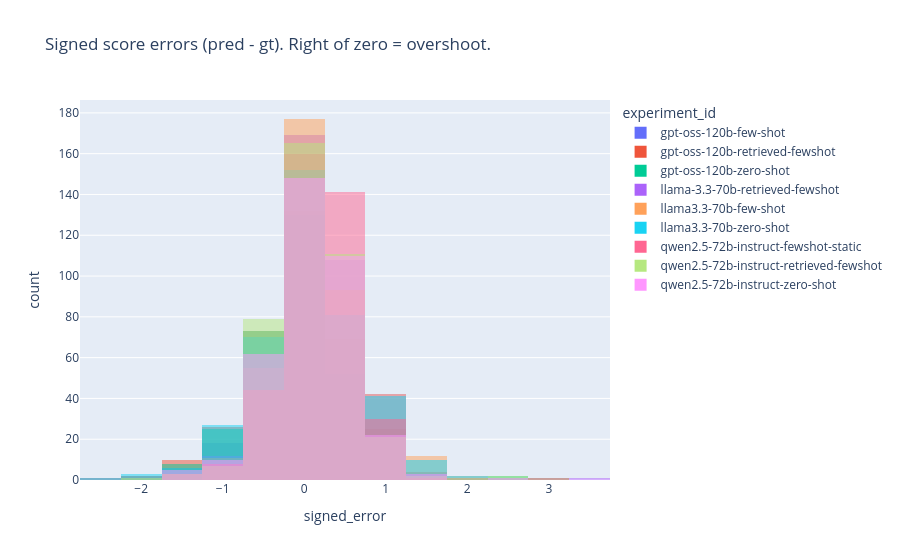

This figure's notebook cell:
### Markdown cell above
## 1. Score-regression error analysis

Signed-error histogram (positive = model overshoots), then the worst N misses with the actual post text.

### Code cell
rows = []
for eid, df in runs.items():
    rel = relevant_rows(df).dropna(subset=["pred_score"])
    rows.extend(
        {"experiment_id": eid, "signed_error": float(p - g)}
        for p, g in zip(rel["pred_score"], rel["gt_score"])
    )
err_df = pd.DataFrame(rows)
if err_df.empty:
    print("no scored predictions yet")
else:
    fig = px.histogram(
        err_df, x="signed_error", color="experiment_id",
        barmode="overlay", nbins=30,
        title="Signed score errors (pred - gt). Right of zero = overshoot.",
    )
    fig.show()

### Figure 1 — Plotly figure (JSON) as saved in the notebook; plotly's stock layout.template omitted (floating-point values rounded to 4 significant figures; data arrays with more than 128 entries replaced by an {"elided": "..."} marker saying what was removed)
{"data": [{"bingroup": "x", "hovertemplate": "experiment_id=gpt-oss-120b-few-shot<br>signed_error=%{x}<br>count=%{y}<extra></extra>", "legendgroup": "gpt-oss-120b-few-shot", "marker": {"color": "#636efa", "opacity": 0.5, "pattern": {"shape": ""}}, "name": "gpt-oss-120b-few-shot", "nbinsx": 30, "orientation": "v", "showlegend": true, "type": "histogram", "x": {"elided": "282 float values"}, "xaxis": "x", "yaxis": "y"}, {"bingroup": "x", "hovertemplate": "experiment_id=gpt-oss-120b-retrieved-fewshot<br>signed_error=%{x}<br>count=%{y}<extra></extra>", "legendgroup": "gpt-oss-120b-retrieved-fewshot", "marker": {"color": "#EF553B", "opacity": 0.5, "pattern": {"shape": ""}}, "name": "gpt-oss-120b-retrieved-fewshot", "nbinsx": 30, "orientation": "v", "showlegend": true, "type": "histogram", "x": {"elided": "343 float values"}, "xaxis": "x", "yaxis": "y"}, {"bingroup": "x", "hovertemplate": "experiment_id=gpt-oss-120b-zero-shot<br>signed_error=%{x}<br>count=%{y}<extra></extra>", "legendgroup": "gpt-oss-120b-zero-shot", "marker": {"color": "#00cc96", "opacity": 0.5, "pattern": {"shape": ""}}, "name": "gpt-oss-120b-zero-shot", "nbinsx": 30, "orientation": "v", "showlegend": true, "type": "histogram", "x": {"elided": "317 float values"}, "xaxis": "x", "yaxis": "y"}, {"bingroup": "x", "hovertemplate": "experiment_id=llama-3.3-70b-retrieved-fewshot<br>signed_error=%{x}<br>count=%{y}<extra></extra>", "legendgroup": "llama-3.3-70b-retrieved-fewshot", "marker": {"color": "#ab63fa", "opacity": 0.5, "pattern": {"shape": ""}}, "name": "llama-3.3-70b-retrieved-fewshot", "nbinsx": 30, "orientation": "v", "showlegend": true, "type": "histogram", "x": {"elided": "396 float values"}, "xaxis": "x", "yaxis": "y"}, {"bingroup": "x", "hovertemplate": "experiment_id=llama3.3-70b-few-shot<br>signed_error=%{x}<br>count=%{y}<extra></extra>", "legendgroup": "llama3.3-70b-few-shot", "marker": {"color": "#FFA15A", "opacity": 0.5, "pattern": {"shape": ""}}, "name": "llama3.3-70b-few-shot", "nbinsx": 30, "orientation": "v", "showlegend": true, "type": "histogram", "x": {"elided": "397 float values"}, "xaxis": "x", "yaxis": "y"}, {"bingroup": "x", "hovertemplate": "experiment_id=llama3.3-70b-zero-shot<br>signed_error=%{x}<br>count=%{y}<extra></extra>", "legendgroup": "llama3.3-70b-zero-shot", "marker": {"color": "#19d3f3", "opacity": 0.5, "pattern": {"shape": ""}}, "name": "llama3.3-70b-zero-shot", "nbinsx": 30, "orientation": "v", "showlegend": true, "type": "histogram", "x": {"elided": "394 float values"}, "xaxis": "x", "yaxis": "y"}, {"bingroup": "x", "hovertemplate": "experiment_id=qwen2.5-72b-instruct-fewshot-static<br>signed_error=%{x}<br>count=%{y}<extra></extra>", "legendgroup": "qwen2.5-72b-instruct-fewshot-static", "marker": {"color": "#FF6692", "opacity": 0.5, "pattern": {"shape": ""}}, "name": "qwen2.5-72b-instruct-fewshot-static", "nbinsx": 30, "orientation": "v", "showlegend": true, "type": "histogram", "x": {"elided": "388 float values"}, "xaxis": "x", "yaxis": "y"}, {"bingroup": "x", "hovertemplate": "experiment_id=qwen2.5-72b-instruct-retrieved-fewshot<br>signed_error=%{x}<br>count=%{y}<extra></extra>", "legendgroup": "qwen2.5-72b-instruct-retrieved-fewshot", "marker": {"color": "#B6E880", "opacity": 0.5, "pattern": {"shape": ""}}, "name": "qwen2.5-72b-instruct-retrieved-fewshot", "nbinsx": 30, "orientation": "v", "showlegend": true, "type": "histogram", "x": {"elided": "392 float values"}, "xaxis": "x", "yaxis": "y"}, {"bingroup": "x", "hovertemplate": "experiment_id=qwen2.5-72b-instruct-zero-shot<br>signed_error=%{x}<br>count=%{y}<extra></extra>", "legendgroup": "qwen2.5-72b-instruct-zero-shot", "marker": {"color": "#FF97FF", "opacity": 0.5, "pattern": {"shape": ""}}, "name": "qwen2.5-72b-instruct-zero-shot", "nbinsx": 30, "orientation": "v", "showlegend": true, "type": "histogram", "x": {"elided": "361 float values"}, "xaxis": "x", "yaxis": "y"}], "layout": {"barmode": "overlay", "legend": {"title": {"text": "experiment_id"}, "tracegroupgap": 0}, "title": {"text": "Signed score errors (pred - gt). Right of zero = overshoot."}, "xaxis": {"anchor": "y", "domain": [0, 1], "title": {"text": "signed_error"}}, "yaxis": {"anchor": "x", "domain": [0, 1], "title": {"text": "count"}}}}
